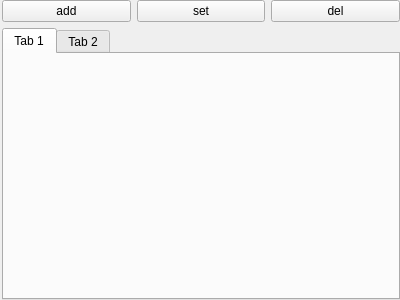
<?xml version="1.0" encoding="UTF-8"?>
<ui version="4.0">
 <class>CameraMenu</class>
 <widget class="QWidget" name="CameraMenu">
  <property name="geometry">
   <rect>
    <x>0</x>
    <y>0</y>
    <width>400</width>
    <height>300</height>
   </rect>
  </property>
  <property name="windowTitle">
   <string>CameraMenu</string>
  </property>
  <layout class="QGridLayout" name="gridLayout">
   <property name="leftMargin">
    <number>2</number>
   </property>
   <property name="topMargin">
    <number>0</number>
   </property>
   <property name="rightMargin">
    <number>0</number>
   </property>
   <property name="bottomMargin">
    <number>0</number>
   </property>
   <property name="spacing">
    <number>0</number>
   </property>
   <item row="0" column="0">
    <layout class="QGridLayout" name="grid_main">
     <item row="0" column="0">
      <layout class="QGridLayout" name="grid_button">
       <item row="0" column="0">
        <widget class="QPushButton" name="pb_add">
         <property name="minimumSize">
          <size>
           <width>0</width>
           <height>12</height>
          </size>
         </property>
         <property name="text">
          <string>add</string>
         </property>
        </widget>
       </item>
       <item row="0" column="1">
        <widget class="QPushButton" name="pb_set">
         <property name="minimumSize">
          <size>
           <width>0</width>
           <height>12</height>
          </size>
         </property>
         <property name="text">
          <string>set</string>
         </property>
        </widget>
       </item>
       <item row="0" column="2">
        <widget class="QPushButton" name="pb_del">
         <property name="minimumSize">
          <size>
           <width>0</width>
           <height>12</height>
          </size>
         </property>
         <property name="text">
          <string>del</string>
         </property>
        </widget>
       </item>
      </layout>
     </item>
     <item row="1" column="0">
      <widget class="QTabWidget" name="tw_item">
       <property name="currentIndex">
        <number>0</number>
       </property>
       <widget class="ItemListWidget" name="itm_list_1">
        <attribute name="title">
         <string>Tab 1</string>
        </attribute>
       </widget>
       <widget class="ItemListWidget" name="itm_list_2">
        <attribute name="title">
         <string>Tab 2</string>
        </attribute>
       </widget>
      </widget>
     </item>
    </layout>
   </item>
  </layout>
 </widget>
 <layoutdefault spacing="6" margin="11"/>
 <customwidgets>
  <customwidget>
   <class>ItemListWidget</class>
   <extends>QWidget</extends>
   <header>item_listwidget.h</header>
   <container>1</container>
  </customwidget>
 </customwidgets>
 <resources/>
 <connections/>
</ui>
